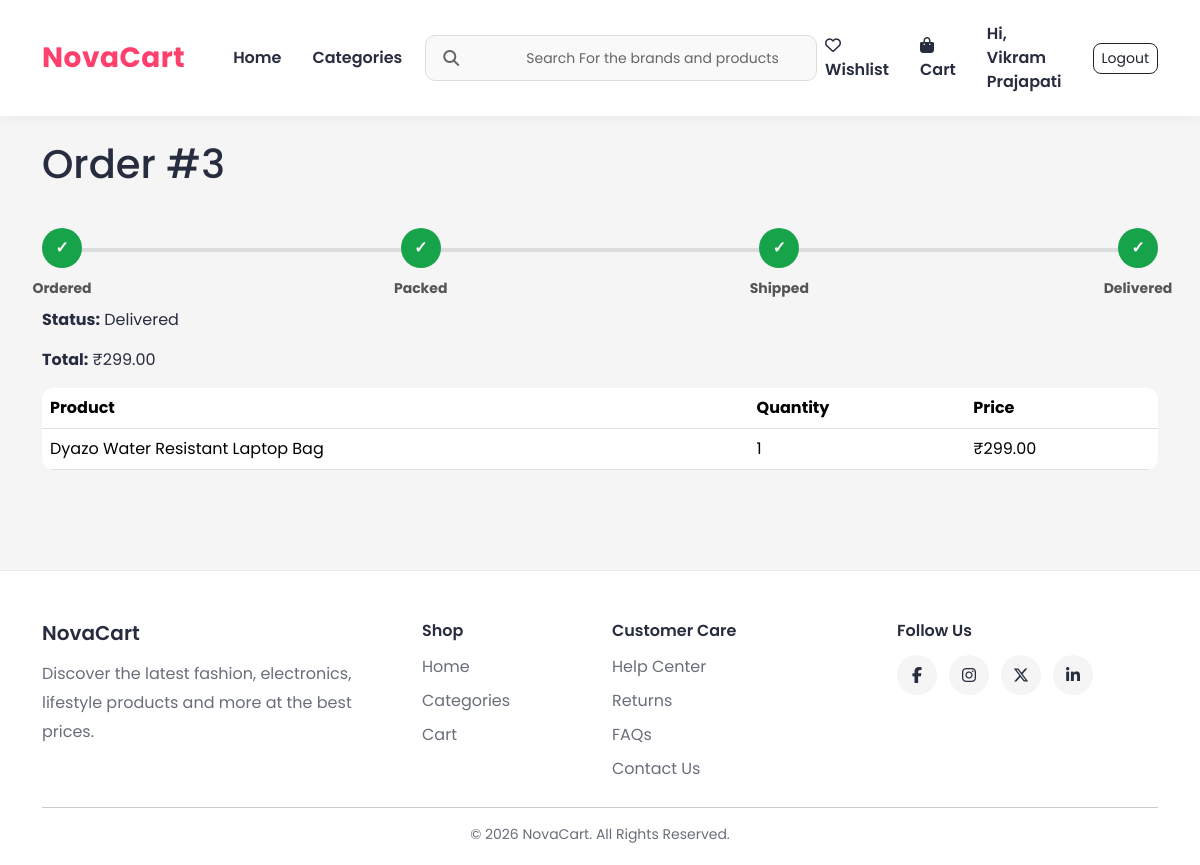
Page /cart/my-orders/3/ (signed in) on the committed database.
### order/models.py (models this page shows, shortened)
class Order(models.Model):
    PAYMENT_CHOICES = (
        ('COD', 'Cash On Delivery'),
    )
    STATUS_CHOICES = (
        ('Pending', 'Pending'),
        ('Packed', 'Packed'),
        ('Shipped', 'Shipped'),
        ('Delivered', 'Delivered'),
    )
    user = models.ForeignKey(
        User,
        on_delete=models.CASCADE
    )
    full_name = models.CharField(
        max_length=100
    )
    phone = models.CharField(
        max_length=15
    )
    address = models.TextField()
    city = models.CharField(
        max_length=100
    )
    state = models.CharField(
        max_length=100
    )
    pincode = models.CharField(
        max_length=10
    )
    payment_method = models.CharField(
        max_length=20,
        choices=PAYMENT_CHOICES,
        default='COD'
    )
    total_price = models.DecimalField(
        max_digits=10,
        decimal_places=2
    )
    is_paid = models.BooleanField(
        default=False
    )
    status = models.CharField(
        max_length=20,
        choices=STATUS_CHOICES,
        default='Pending'
    )
    created_at = models.DateTimeField(
        auto_now_add=True
    )

class OrderItem(models.Model):
    order = models.ForeignKey(
        Order,
        on_delete=models.CASCADE,
        related_name='items'
    )
    product = models.ForeignKey(
        Product,
        on_delete=models.CASCADE
    )
    quantity = models.PositiveIntegerField(
        default=1
    )
    price = models.DecimalField(
        max_digits=10,
        decimal_places=2
    )

### store/models.py (models this page shows, shortened)
class Product(models.Model):
    category = models.ForeignKey(
        Categories,
        on_delete=models.CASCADE
    )
    subcategory = models.ForeignKey(
        SubCategory,
        on_delete=models.CASCADE,
        null=True,
        blank=True
    )
    name = models.CharField(max_length=255)
    description = models.TextField()
    price = models.DecimalField(max_digits=10, decimal_places=2)
    image = models.ImageField(upload_to='product_images/')
    stock = models.PositiveIntegerField(default=0)

### order/views.py (the view)
@login_required
def order_detail_user(request, order_id):
    order = get_object_or_404(
        Order,
        id=order_id,
        user=request.user
    )
    return render(
        request,
        'order_detail_user.html',
        {
            'order': order
        }
    )

### store/context_processors.py (called while the page is built)
def categories_processor(request):
    return {
        'categories': Categories.objects.all()
    }

### templates/order_detail_user.html
{% extends 'base.html' %}
{% block content %}
<h1>
    Order #{{ order.id }}
</h1>
<div class="tracking-container">
    <div class="tracking-step {% if order.status == 'Pending' or order.status == 'Packed' or order.status == 'Shipped' or order.status == 'Delivered' %}active{% endif %}">
        ✓
        <span>Ordered</span>
    </div>
    <div class="tracking-step {% if order.status == 'Packed' or order.status == 'Shipped' or order.status == 'Delivered' %}active{% endif %}">
        ✓
        <span>Packed</span>
    </div>
    <div class="tracking-step {% if order.status == 'Shipped' or order.status == 'Delivered' %}active{% endif %}">
        ✓
        <span>Shipped</span>
    </div>
    <div class="tracking-step {% if order.status == 'Delivered' %}active{% endif %}">
        ✓
        <span>Delivered</span>
    </div>
</div>
<p>
    <strong>Status:</strong>
    {{ order.status }}
</p>
<p>
    <strong>Total:</strong>
    ₹{{ order.total_price }}
</p>
<table class="table">
    <tr>
        <th>Product</th>
        <th>Quantity</th>
        <th>Price</th>
    </tr>
    {% for item in order.items.all %}
    <tr>
        <td>
            {{ item.product.name }}
        </td>
        <td>
            {{ item.quantity }}
        </td>
        <td>
            ₹{{ item.price }}
        </td>
    </tr>
    {% endfor %}
</table>
{% endblock %}

### templates/base.html (shortened to what this page needs)
{% load static %}
<!DOCTYPE html>
<html lang="en">
<head>
    <link href="https://cdn.jsdelivr.net/npm/bootstrap@5.3.3/dist/css/bootstrap.min.css" rel="stylesheet">
    <link rel="stylesheet"
          href="https://cdnjs.cloudflare.com/ajax/libs/font-awesome/6.5.1/css/all.min.css">
    <link rel="stylesheet" href="{% static 'css/style.css' %}">
</head>
<body>
<nav class="navbar navbar-expand-lg custom-navbar sticky-top">
    <div class="container">
        <a class="navbar-brand logo" href="/">
            NovaCart
        </a>
        <div class="collapse navbar-collapse" id="navbarContent">
            <ul class="navbar-nav ms-4">
                <li class="nav-item">
                    <a class="nav-link" href="/">Home</a>
                </li>
                <li class="nav-item mega-parent">
    <a class="nav-link" href="/categories/">
        Categories
    </a>
</li>
            </ul>
            <form class="search-form mx-auto" method="GET" action="{% url 'search' %}">
                <div class="search-wrapper">
                    <i class="fas fa-search"></i>
                    <input type="text"
                           value="{{ query }}"
                           name="q"
                           placeholder="Search For the brands and products">
                </div>
            </form>
            <ul class="navbar-nav align-items-center">
    <li class="nav-item">
        <a class="nav-link" href="{% url 'wishlist' %}">
            <i class="far fa-heart"></i>
            Wishlist
        </a>
    </li>
    <li class="nav-item">
        <a class="nav-link cart-link" href="/cart/">
            <i class="fas fa-shopping-bag"></i>
            Cart
        </a>
    </li>
                {% if user.is_authenticated %}
<li class="nav-item">
    {% if user.is_staff %}
        <a href="{% url 'dashboard_home' %}"
           class="nav-link">
            Admin Panel
        </a>
    {% else %}
        <a href="{% url 'profile' %}"
           class="nav-link">
            Hi, {{ user.username }}
        </a>
    {% endif %}
</li>
                <li class="nav-item">
                    <a href="{% url 'logout' %}" class="btn btn-outline-dark btn-sm ms-2">
                        Logout
                    </a>
                </li>
                {% endif %}
            </ul>
        </div>
    </div>
</nav>
<div class="container py-4">
    {% block content %}
    {% endblock %}
</div>
<footer class="footer">
    <div class="container">
        <div class="row g-4">
            <div class="col-md-4">
                <h5>NovaCart</h5>
                <p>
                    Discover the latest fashion, electronics,
                    lifestyle products and more at the best prices.
                </p>
            </div>
            <div class="col-md-2">
                <h6>Shop</h6>
                <a href="/">Home</a>
                <a href="/categories/">Categories</a>
                <a href="/cart/">Cart</a>
            </div>
            <div class="col-md-3">
                <h6>Customer Care</h6>
                <a href="#">Help Center</a>
                <a href="#">Returns</a>
                <a href="#">FAQs</a>
                <a href="#">Contact Us</a>
            </div>
            <div class="col-md-3">
                <h6>Follow Us</h6>
                <div class="social-icons">
                    <a href="#"><i class="fab fa-facebook-f"></i></a>
                    <a href="#"><i class="fab fa-instagram"></i></a>
                    <a href="#"><i class="fab fa-x-twitter"></i></a>
                    <a href="#"><i class="fab fa-linkedin-in"></i></a>
                </div>
            </div>
        </div>
        <hr>
        <div class="text-center footer-bottom">
            © 2026 NovaCart. All Rights Reserved.
        </div>
    </div>
</footer>
</body>
</html>

### static/css/style.css (style rules this page uses)
* { margin:0; padding:0; box-sizing:border-box; }
body { font-family:'Poppins',sans-serif; background:#f5f5f6; color:#282c3f; min-height:100vh; }
a { text-decoration:none; }
.custom-navbar { background:#ffffff; box-shadow:0 2px 12px rgba(0,0,0,0.05); padding:14px 0; }
.logo { font-size:28px; font-weight:700; color:#ff3f6c !important; letter-spacing:0.5px; }
.navbar-nav .nav-link { color:#282c3f !important; font-weight:600; margin-right:15px; transition:0.3s; }
.mega-parent { position:relative; }
.search-form { width:100%; max-width:500px; }
.search-wrapper { position:relative; width:100%; }
.search-wrapper i { position:absolute; left:18px; top:50%; transform:translateY(-50%); color:#666; z-index:2; }
.search-wrapper input { box-sizing:border-box; width:100%; padding-left: 50px !important; height:46px; border:1px solid #ddd !important; background:#f9f9f9 !important; font-size:14px !important; text-indent:0 !important; padding-inline-start: 50px !important; }
.search-wrapper input::placeholder { color:#666 !important; font-size:14px !important; padding-left:50px !important; text-indent:0 !important; transform: none; padding-right:50px !important; }
.btn-outline-dark { border-radius:8px; }
.cart-link { font-weight:600; }
.cart-link i { margin-right:6px; }
.container { position:relative; }
form input, form select, form textarea { border:1px solid #d4d5d9 !important; border-radius:10px !important; padding:12px !important; width:100%; }
.table { background:white; border-radius:12px; overflow:hidden; }
.footer { background:#ffffff; margin-top:60px; border-top:1px solid #eaeaec; padding:50px 0 20px; }
.footer h5, .footer h6 { color:#282c3f; font-weight:600; margin-bottom:15px; }
.footer p { color:#696e79; line-height:1.8; }
.footer a { display:block; color:#696e79; margin-bottom:10px; transition:0.3s; }
.social-icons { display:flex; gap:12px; }
.social-icons a { width:40px; height:40px; border-radius:50%; background:#f5f5f6; display:flex; align-items:center; justify-content:center; color:#282c3f; transition:0.3s; }
.footer-bottom { color:#696e79; font-size:14px; }
.tracking-container { display:flex; justify-content:space-between; align-items:center; margin:40px 0; position:relative; }
.tracking-container::before { content:""; position:absolute; top:20px; left:0; width:100%; height:4px; background:#ddd; z-index:0; }
.tracking-step { position:relative; z-index:1; width:40px; height:40px; border-radius:50%; background:#ddd; color:white; display:flex; align-items:center; justify-content:center; font-weight:bold; }
.tracking-step span { position:absolute; top:50px; white-space:nowrap; color:#555; font-size:14px; }
.tracking-step.active { background:#16a34a; }

### rows in the picture
Order: id "3", status "Delivered", total_price "299.00"
OrderItem: product.name "Dyazo Water Resistant Laptop Bag", quantity "1", price "299.00"

### other values in the picture
{{ user.username }} "Vikram Prajapati"
